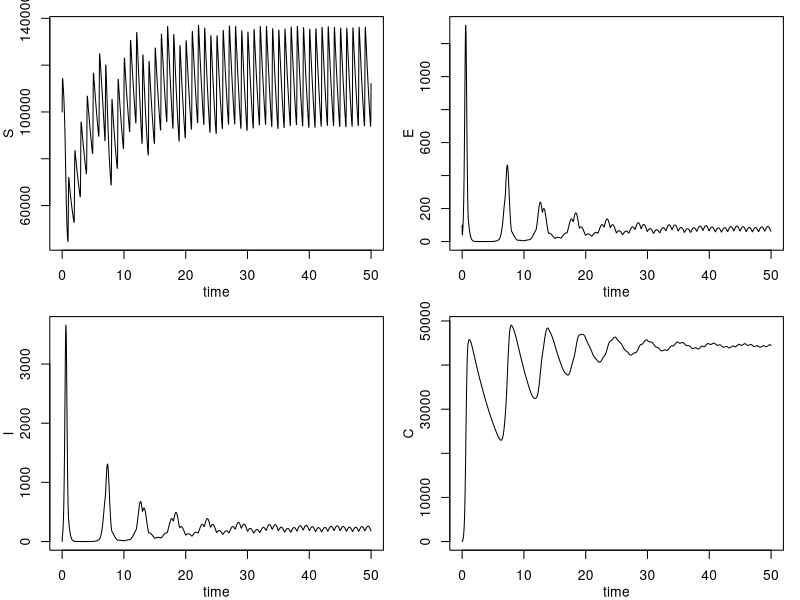

Source code (R):
rm(list=ls(all=TRUE)) #clears workspace

# Load deSolve package
library(deSolve)

# Create an SEIC function
seic.pulse <- function(t, x, params) {
  qS <- params["qS"]
  qC <- params["qC"]
  gamma <- params["gamma"]
  rho <- params["rho"]
  beta <- params["beta"]
  mu <- params["mu"]
  c <- params["c"]
  alpha <- params["alpha"]
  f <- params["f"]
  s <- params["s"]
  k <- params["k"]
  phi <- params["phi"]
  b <- k*exp(-s*cos(pi*t-phi)^2)
  
  dS <- (b-c*(x[1]+x[2]+x[3]+x[4]))*(x[1]+x[2]+x[3]+x[4]) - (mu+qS*f)*x[1] - beta*x[1]*(x[3]/(x[1]+x[2]+x[3]+x[4])) 
  dE <- beta*x[1]*(x[3]/(x[1]+x[2]+x[3]+x[4])) - (mu+qS*f+gamma)*x[2]
  dI <- gamma*x[2] - (mu+qS*f+alpha+rho)*x[3]
  dC <- rho*x[3] - (mu+qC*f)*x[4]  
  list(c(dS,dE,dI,dC))
}

## Set parameters, initial states, and time frame  
params <- c(qS=0.1,qC = 1,gamma = 91.25, rho = 30, beta = 45, b = 0.6, mu = 0.15, c = 1.05e-06,alpha = 2,f = 0, s = 50, phi = -1.5708, k = 3.98)#parameter string
xstart <- c(S= 100000, E = 100, I = 0, C = 0)
times <- seq(0, 50, by = 0.01917808)

out <- as.data.frame(
    ode(
        func = seic.pulse,
        y = xstart,
        times = times,
        parms = params
        )
    )

op <-par(fig=c(0,1,0,1),mfrow=c(2,2),
         mar=c(3,3,1,1),mgp=c(2,1,0))

plot(S~time,data=out,type='l')
plot(E~time,data=out,type='l')
plot(I~time,data=out,type='l')
plot(C~time,data=out,type='l')
